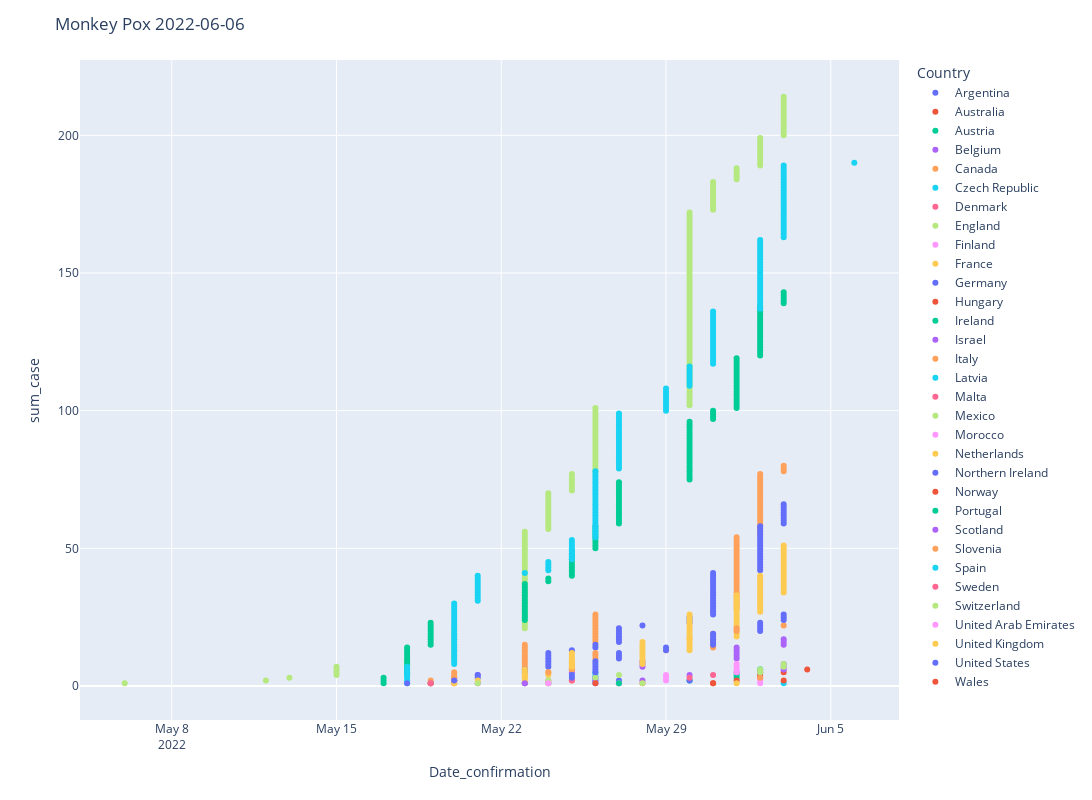

Notebook code cell kept with this figure:
### Code cell
fig2 = px.scatter(sort_df, x='Date_confirmation',y='sum_case', color='Country')

fig2.update_layout(
    width=2372,
    height=800,
    title_text=f'Monkey Pox: {date}'
)

fig2.show()

### Figure 1 — Plotly figure (JSON) as saved in the notebook; plotly's stock layout.template omitted (floating-point values rounded to 4 significant figures; data arrays with more than 128 entries replaced by an {"elided": "..."} marker saying what was removed)
{"data": [{"hovertemplate": "Country=Argentina<br>Date_confirmation=%{x}<br>sum_case=%{y}<extra></extra>", "legendgroup": "Argentina", "marker": {"color": "#636efa", "symbol": "circle"}, "mode": "markers", "name": "Argentina", "orientation": "v", "showlegend": true, "type": "scatter", "x": ["2022-05-27T00:00:00", "2022-05-27T00:00:00"], "xaxis": "x", "y": [1, 2], "yaxis": "y"}, {"hovertemplate": "Country=Australia<br>Date_confirmation=%{x}<br>sum_case=%{y}<extra></extra>", "legendgroup": "Australia", "marker": {"color": "#EF553B", "symbol": "circle"}, "mode": "markers", "name": "Australia", "orientation": "v", "showlegend": true, "type": "scatter", "x": ["2022-05-20T00:00:00", "2022-05-20T00:00:00", "2022-06-02T00:00:00", "2022-06-02T00:00:00", "2022-06-03T00:00:00", "2022-06-04T00:00:00"], "xaxis": "x", "y": [1, 2, 3, 4, 5, 6], "yaxis": "y"}, {"hovertemplate": "Country=Austria<br>Date_confirmation=%{x}<br>sum_case=%{y}<extra></extra>", "legendgroup": "Austria", "marker": {"color": "#00cc96", "symbol": "circle"}, "mode": "markers", "name": "Austria", "orientation": "v", "showlegend": true, "type": "scatter", "x": ["2022-05-23T00:00:00"], "xaxis": "x", "y": [1], "yaxis": "y"}, {"hovertemplate": "Country=Belgium<br>Date_confirmation=%{x}<br>sum_case=%{y}<extra></extra>", "legendgroup": "Belgium", "marker": {"color": "#ab63fa", "symbol": "circle"}, "mode": "markers", "name": "Belgium", "orientation": "v", "showlegend": true, "type": "scatter", "x": ["2022-05-19T00:00:00", "2022-05-20T00:00:00", "2022-05-20T00:00:00", "2022-05-21T00:00:00", "2022-05-25T00:00:00", "2022-05-25T00:00:00", "2022-05-28T00:00:00", "2022-05-28T00:00:00", "2022-05-28T00:00:00", "2022-06-01T00:00:00", "2022-06-01T00:00:00", "2022-06-01T00:00:00", "2022-06-01T00:00:00", "2022-06-01T00:00:00", "2022-06-03T00:00:00", "2022-06-03T00:00:00", "2022-06-03T00:00:00"], "xaxis": "x", "y": [1, 2, 3, 4, 5, 6, 7, 8, 9, 10, 11, 12, 13, 14, 15, 16, 17], "yaxis": "y"}, {"hovertemplate": "Country=Canada<br>Date_confirmation=%{x}<br>sum_case=%{y}<extra></extra>", "legendgroup": "Canada", "marker": {"color": "#FFA15A", "symbol": "circle"}, "mode": "markers", "name": "Canada", "orientation": "v", "showlegend": true, "type": "scatter", "x": ["2022-05-19T00:00:00", "2022-05-19T00:00:00", "2022-05-20T00:00:00", "2022-05-20T00:00:00", "2022-05-20T00:00:00", "2022-05-23T00:00:00", "2022-05-23T00:00:00", "2022-05-23T00:00:00", "2022-05-23T00:00:00", "2022-05-23T00:00:00", "2022-05-23T00:00:00", "2022-05-23T00:00:00", "2022-05-23T00:00:00", "2022-05-23T00:00:00", "2022-05-23T00:00:00", "2022-05-26T00:00:00", "2022-05-26T00:00:00", "2022-05-26T00:00:00", "2022-05-26T00:00:00", "2022-05-26T00:00:00", "2022-05-26T00:00:00", "2022-05-26T00:00:00", "2022-05-26T00:00:00", "2022-05-26T00:00:00", "2022-05-26T00:00:00", "2022-05-26T00:00:00", "2022-05-31T00:00:00", "2022-06-01T00:00:00", "2022-06-01T00:00:00", "2022-06-01T00:00:00", "2022-06-01T00:00:00", "2022-06-01T00:00:00", "2022-06-01T00:00:00", "2022-06-01T00:00:00", "2022-06-01T00:00:00", "2022-06-01T00:00:00", "2022-06-01T00:00:00", "2022-06-01T00:00:00", "2022-06-01T00:00:00", "2022-06-01T00:00:00", "2022-06-01T00:00:00", "2022-06-01T00:00:00", "2022-06-01T00:00:00", "2022-06-01T00:00:00", "2022-06-01T00:00:00", "2022-06-01T00:00:00", "2022-06-01T00:00:00", "2022-06-01T00:00:00", "2022-06-01T00:00:00", "2022-06-01T00:00:00", "2022-06-01T00:00:00", "2022-06-01T00:00:00", "2022-06-01T00:00:00", "2022-06-01T00:00:00", "2022-06-02T00:00:00", "2022-06-02T00:00:00", "2022-06-02T00:00:00", "2022-06-02T00:00:00", "2022-06-02T00:00:00", "2022-06-02T00:00:00", "2022-06-02T00:00:00", "2022-06-02T00:00:00", "2022-06-02T00:00:00", "2022-06-02T00:00:00", "2022-06-02T00:00:00", "2022-06-02T00:00:00", "2022-06-02T00:00:00", "2022-06-02T00:00:00", "2022-06-02T00:00:00", "2022-06-02T00:00:00", "2022-06-02T00:00:00", "2022-06-02T00:00:00", "2022-06-02T00:00:00", "2022-06-02T00:00:00", "2022-06-02T00:00:00", "2022-06-02T00:00:00", "2022-06-02T00:00:00", "2022-06-03T00:00:00", "2022-06-03T00:00:00", "2022-06-03T00:00:00"], "xaxis": "x", "y": [1, 2, 3, 4, 5, 6, 7, 8, 9, 10, 11, 12, 13, 14, 15, 16, 17, 18, 19, 20, 21, 22, 23, 24, 25, 26, 27, 28, 29, 30, 31, 32, 33, 34, 35, 36, 37, 38, 39, 40, 41, 42, 43, 44, 45, 46, 47, 48, 49, 50, 51, 52, 53, 54, 55, 56, 57, 58, 59, 60, 61, 62, 63, 64, 65, 66, 67, 68, 69, 70, 71, 72, 73, 74, 75, 76, 77, 78, 79, 80], "yaxis": "y"}, {"hovertemplate": "Country=Czech Republic<br>Date_confirmation=%{x}<br>sum_case=%{y}<extra></extra>", "legendgroup": "Czech Republic", "marker": {"color": "#19d3f3", "symbol": "circle"}, "mode": "markers", "name": "Czech Republic", "orientation": "v", "showlegend": true, "type": "scatter", "x": ["2022-05-24T00:00:00", "2022-05-26T00:00:00", "2022-05-26T00:00:00", "2022-05-26T00:00:00", "2022-05-26T00:00:00", "2022-06-02T00:00:00"], "xaxis": "x", "y": [1, 2, 3, 4, 5, 6], "yaxis": "y"}, {"hovertemplate": "Country=Denmark<br>Date_confirmation=%{x}<br>sum_case=%{y}<extra></extra>", "legendgroup": "Denmark", "marker": {"color": "#FF6692", "symbol": "circle"}, "mode": "markers", "name": "Denmark", "orientation": "v", "showlegend": true, "type": "scatter", "x": ["2022-05-23T00:00:00", "2022-05-24T00:00:00"], "xaxis": "x", "y": [1, 2], "yaxis": "y"}, {"hovertemplate": "Country=England<br>Date_confirmation=%{x}<br>sum_case=%{y}<extra></extra>", "legendgroup": "England", "marker": {"color": "#B6E880", "symbol": "circle"}, "mode": "markers", "name": "England", "orientation": "v", "showlegend": true, "type": "scatter", "x": {"elided": "214 str values"}, "xaxis": "x", "y": {"elided": "214 int values"}, "yaxis": "y"}, {"hovertemplate": "Country=Finland<br>Date_confirmation=%{x}<br>sum_case=%{y}<extra></extra>", "legendgroup": "Finland", "marker": {"color": "#FF97FF", "symbol": "circle"}, "mode": "markers", "name": "Finland", "orientation": "v", "showlegend": true, "type": "scatter", "x": ["2022-05-27T00:00:00", "2022-06-02T00:00:00"], "xaxis": "x", "y": [1, 2], "yaxis": "y"}, {"hovertemplate": "Country=France<br>Date_confirmation=%{x}<br>sum_case=%{y}<extra></extra>", "legendgroup": "France", "marker": {"color": "#FECB52", "symbol": "circle"}, "mode": "markers", "name": "France", "orientation": "v", "showlegend": true, "type": "scatter", "x": ["2022-05-19T00:00:00", "2022-05-23T00:00:00", "2022-05-23T00:00:00", "2022-05-24T00:00:00", "2022-05-24T00:00:00", "2022-05-25T00:00:00", "2022-05-25T00:00:00", "2022-05-28T00:00:00", "2022-05-28T00:00:00", "2022-05-28T00:00:00", "2022-05-28T00:00:00", "2022-05-28T00:00:00", "2022-05-28T00:00:00", "2022-05-28T00:00:00", "2022-05-28T00:00:00", "2022-05-28T00:00:00", "2022-05-30T00:00:00", "2022-06-01T00:00:00", "2022-06-01T00:00:00", "2022-06-01T00:00:00", "2022-06-01T00:00:00", "2022-06-01T00:00:00", "2022-06-01T00:00:00", "2022-06-01T00:00:00", "2022-06-01T00:00:00", "2022-06-01T00:00:00", "2022-06-01T00:00:00", "2022-06-01T00:00:00", "2022-06-01T00:00:00", "2022-06-01T00:00:00", "2022-06-01T00:00:00", "2022-06-01T00:00:00", "2022-06-01T00:00:00", "2022-06-03T00:00:00", "2022-06-03T00:00:00", "2022-06-03T00:00:00", "2022-06-03T00:00:00", "2022-06-03T00:00:00", "2022-06-03T00:00:00", "2022-06-03T00:00:00", "2022-06-03T00:00:00", "2022-06-03T00:00:00", "2022-06-03T00:00:00", "2022-06-03T00:00:00", "2022-06-03T00:00:00", "2022-06-03T00:00:00", "2022-06-03T00:00:00", "2022-06-03T00:00:00", "2022-06-03T00:00:00", "2022-06-03T00:00:00", "2022-06-03T00:00:00"], "xaxis": "x", "y": [1, 2, 3, 4, 5, 6, 7, 8, 9, 10, 11, 12, 13, 14, 15, 16, 17, 18, 19, 20, 21, 22, 23, 24, 25, 26, 27, 28, 29, 30, 31, 32, 33, 34, 35, 36, 37, 38, 39, 40, 41, 42, 43, 44, 45, 46, 47, 48, 49, 50, 51], "yaxis": "y"}, {"hovertemplate": "Country=Germany<br>Date_confirmation=%{x}<br>sum_case=%{y}<extra></extra>", "legendgroup": "Germany", "marker": {"color": "#636efa", "symbol": "circle"}, "mode": "markers", "name": "Germany", "orientation": "v", "showlegend": true, "type": "scatter", "x": ["2022-05-19T00:00:00", "2022-05-20T00:00:00", "2022-05-21T00:00:00", "2022-05-21T00:00:00", "2022-05-23T00:00:00", "2022-05-23T00:00:00", "2022-05-24T00:00:00", "2022-05-24T00:00:00", "2022-05-24T00:00:00", "2022-05-24T00:00:00", "2022-05-24T00:00:00", "2022-05-24T00:00:00", "2022-05-25T00:00:00", "2022-05-26T00:00:00", "2022-05-26T00:00:00", "2022-05-27T00:00:00", "2022-05-27T00:00:00", "2022-05-27T00:00:00", "2022-05-27T00:00:00", "2022-05-27T00:00:00", "2022-05-27T00:00:00", "2022-05-28T00:00:00", "2022-05-30T00:00:00", "2022-05-30T00:00:00", "2022-05-30T00:00:00", "2022-05-31T00:00:00", "2022-05-31T00:00:00", "2022-05-31T00:00:00", "2022-05-31T00:00:00", "2022-05-31T00:00:00", "2022-05-31T00:00:00", "2022-05-31T00:00:00", "2022-05-31T00:00:00", "2022-05-31T00:00:00", "2022-05-31T00:00:00", "2022-05-31T00:00:00", "2022-05-31T00:00:00", "2022-05-31T00:00:00", "2022-05-31T00:00:00", "2022-05-31T00:00:00", "2022-05-31T00:00:00", "2022-06-02T00:00:00", "2022-06-02T00:00:00", "2022-06-02T00:00:00", "2022-06-02T00:00:00", "2022-06-02T00:00:00", "2022-06-02T00:00:00", "2022-06-02T00:00:00", "2022-06-02T00:00:00", "2022-06-02T00:00:00", "2022-06-02T00:00:00", "2022-06-02T00:00:00", "2022-06-02T00:00:00", "2022-06-02T00:00:00", "2022-06-02T00:00:00", "2022-06-02T00:00:00", "2022-06-02T00:00:00", "2022-06-02T00:00:00", "2022-06-03T00:00:00", "2022-06-03T00:00:00", "2022-06-03T00:00:00", "2022-06-03T00:00:00", "2022-06-03T00:00:00", "2022-06-03T00:00:00", "2022-06-03T00:00:00", "2022-06-03T00:00:00"], "xaxis": "x", "y": [1, 2, 3, 4, 5, 6, 7, 8, 9, 10, 11, 12, 13, 14, 15, 16, 17, 18, 19, 20, 21, 22, 23, 24, 25, 26, 27, 28, 29, 30, 31, 32, 33, 34, 35, 36, 37, 38, 39, 40, 41, 42, 43, 44, 45, 46, 47, 48, 49, 50, 51, 52, 53, 54, 55, 56, 57, 58, 59, 60, 61, 62, 63, 64, 65, 66], "yaxis": "y"}, {"hovertemplate": "Country=Hungary<br>Date_confirmation=%{x}<br>sum_case=%{y}<extra></extra>", "legendgroup": "Hungary", "marker": {"color": "#EF553B", "symbol": "circle"}, "mode": "markers", "name": "Hungary", "orientation": "v", "showlegend": true, "type": "scatter", "x": ["2022-05-31T00:00:00"], "xaxis": "x", "y": [1], "yaxis": "y"}, {"hovertemplate": "Country=Ireland<br>Date_confirmation=%{x}<br>sum_case=%{y}<extra></extra>", "legendgroup": "Ireland", "marker": {"color": "#00cc96", "symbol": "circle"}, "mode": "markers", "name": "Ireland", "orientation": "v", "showlegend": true, "type": "scatter", "x": ["2022-05-27T00:00:00", "2022-05-30T00:00:00", "2022-06-01T00:00:00", "2022-06-01T00:00:00", "2022-06-02T00:00:00", "2022-06-02T00:00:00"], "xaxis": "x", "y": [1, 2, 3, 4, 5, 6], "yaxis": "y"}, {"hovertemplate": "Country=Israel<br>Date_confirmation=%{x}<br>sum_case=%{y}<extra></extra>", "legendgroup": "Israel", "marker": {"color": "#ab63fa", "symbol": "circle"}, "mode": "markers", "name": "Israel", "orientation": "v", "showlegend": true, "type": "scatter", "x": ["2022-05-21T00:00:00", "2022-05-28T00:00:00"], "xaxis": "x", "y": [1, 2], "yaxis": "y"}, {"hovertemplate": "Country=Italy<br>Date_confirmation=%{x}<br>sum_case=%{y}<extra></extra>", "legendgroup": "Italy", "marker": {"color": "#FFA15A", "symbol": "circle"}, "mode": "markers", "name": "Italy", "orientation": "v", "showlegend": true, "type": "scatter", "x": ["2022-05-19T00:00:00", "2022-05-20T00:00:00", "2022-05-20T00:00:00", "2022-05-23T00:00:00", "2022-05-24T00:00:00", "2022-05-25T00:00:00", "2022-05-25T00:00:00", "2022-05-25T00:00:00", "2022-05-25T00:00:00", "2022-05-26T00:00:00", "2022-05-26T00:00:00", "2022-05-26T00:00:00", "2022-05-29T00:00:00", "2022-05-31T00:00:00", "2022-05-31T00:00:00", "2022-05-31T00:00:00", "2022-05-31T00:00:00", "2022-05-31T00:00:00", "2022-05-31T00:00:00", "2022-06-01T00:00:00", "2022-06-01T00:00:00", "2022-06-03T00:00:00"], "xaxis": "x", "y": [1, 2, 3, 4, 5, 6, 7, 8, 9, 10, 11, 12, 13, 14, 15, 16, 17, 18, 19, 20, 21, 22], "yaxis": "y"}, {"hovertemplate": "Country=Latvia<br>Date_confirmation=%{x}<br>sum_case=%{y}<extra></extra>", "legendgroup": "Latvia", "marker": {"color": "#19d3f3", "symbol": "circle"}, "mode": "markers", "name": "Latvia", "orientation": "v", "showlegend": true, "type": "scatter", "x": ["2022-06-03T00:00:00"], "xaxis": "x", "y": [1], "yaxis": "y"}, {"hovertemplate": "Country=Malta<br>Date_confirmation=%{x}<br>sum_case=%{y}<extra></extra>", "legendgroup": "Malta", "marker": {"color": "#FF6692", "symbol": "circle"}, "mode": "markers", "name": "Malta", "orientation": "v", "showlegend": true, "type": "scatter", "x": ["2022-05-28T00:00:00"], "xaxis": "x", "y": [1], "yaxis": "y"}, {"hovertemplate": "Country=Mexico<br>Date_confirmation=%{x}<br>sum_case=%{y}<extra></extra>", "legendgroup": "Mexico", "marker": {"color": "#B6E880", "symbol": "circle"}, "mode": "markers", "name": "Mexico", "orientation": "v", "showlegend": true, "type": "scatter", "x": ["2022-05-28T00:00:00"], "xaxis": "x", "y": [1], "yaxis": "y"}, {"hovertemplate": "Country=Morocco<br>Date_confirmation=%{x}<br>sum_case=%{y}<extra></extra>", "legendgroup": "Morocco", "marker": {"color": "#FF97FF", "symbol": "circle"}, "mode": "markers", "name": "Morocco", "orientation": "v", "showlegend": true, "type": "scatter", "x": ["2022-06-02T00:00:00"], "xaxis": "x", "y": [1], "yaxis": "y"}, {"hovertemplate": "Country=Netherlands<br>Date_confirmation=%{x}<br>sum_case=%{y}<extra></extra>", "legendgroup": "Netherlands", "marker": {"color": "#FECB52", "symbol": "circle"}, "mode": "markers", "name": "Netherlands", "orientation": "v", "showlegend": true, "type": "scatter", "x": ["2022-05-20T00:00:00", "2022-05-21T00:00:00", "2022-05-23T00:00:00", "2022-05-23T00:00:00", "2022-05-23T00:00:00", "2022-05-23T00:00:00", "2022-05-25T00:00:00", "2022-05-25T00:00:00", "2022-05-25T00:00:00", "2022-05-25T00:00:00", "2022-05-25T00:00:00", "2022-05-25T00:00:00", "2022-05-30T00:00:00", "2022-05-30T00:00:00", "2022-05-30T00:00:00", "2022-05-30T00:00:00", "2022-05-30T00:00:00", "2022-05-30T00:00:00", "2022-05-30T00:00:00", "2022-05-30T00:00:00", "2022-05-30T00:00:00", "2022-05-30T00:00:00", "2022-05-30T00:00:00", "2022-05-30T00:00:00", "2022-05-30T00:00:00", "2022-05-30T00:00:00", "2022-06-02T00:00:00", "2022-06-02T00:00:00", "2022-06-02T00:00:00", "2022-06-02T00:00:00", "2022-06-02T00:00:00", "2022-06-02T00:00:00", "2022-06-02T00:00:00", "2022-06-02T00:00:00", "2022-06-02T00:00:00", "2022-06-02T00:00:00", "2022-06-02T00:00:00", "2022-06-02T00:00:00", "2022-06-02T00:00:00", "2022-06-02T00:00:00"], "xaxis": "x", "y": [1, 2, 3, 4, 5, 6, 7, 8, 9, 10, 11, 12, 13, 14, 15, 16, 17, 18, 19, 20, 21, 22, 23, 24, 25, 26, 27, 28, 29, 30, 31, 32, 33, 34, 35, 36, 37, 38, 39, 40], "yaxis": "y"}, {"hovertemplate": "Country=Northern Ireland<br>Date_confirmation=%{x}<br>sum_case=%{y}<extra></extra>", "legendgroup": "Northern Ireland", "marker": {"color": "#636efa", "symbol": "circle"}, "mode": "markers", "name": "Northern Ireland", "orientation": "v", "showlegend": true, "type": "scatter", "x": ["2022-05-26T00:00:00", "2022-05-30T00:00:00"], "xaxis": "x", "y": [1, 2], "yaxis": "y"}, {"hovertemplate": "Country=Norway<br>Date_confirmation=%{x}<br>sum_case=%{y}<extra></extra>", "legendgroup": "Norway", "marker": {"color": "#EF553B", "symbol": "circle"}, "mode": "markers", "name": "Norway", "orientation": "v", "showlegend": true, "type": "scatter", "x": ["2022-05-31T00:00:00", "2022-06-01T00:00:00"], "xaxis": "x", "y": [1, 2], "yaxis": "y"}, {"hovertemplate": "Country=Portugal<br>Date_confirmation=%{x}<br>sum_case=%{y}<extra></extra>", "legendgroup": "Portugal", "marker": {"color": "#00cc96", "symbol": "circle"}, "mode": "markers", "name": "Portugal", "orientation": "v", "showlegend": true, "type": "scatter", "x": {"elided": "143 str values"}, "xaxis": "x", "y": {"elided": "143 int values"}, "yaxis": "y"}, {"hovertemplate": "Country=Scotland<br>Date_confirmation=%{x}<br>sum_case=%{y}<extra></extra>", "legendgroup": "Scotland", "marker": {"color": "#ab63fa", "symbol": "circle"}, "mode": "markers", "name": "Scotland", "orientation": "v", "showlegend": true, "type": "scatter", "x": ["2022-05-23T00:00:00", "2022-05-26T00:00:00", "2022-05-26T00:00:00", "2022-05-30T00:00:00", "2022-06-01T00:00:00", "2022-06-03T00:00:00", "2022-06-03T00:00:00", "2022-06-03T00:00:00"], "xaxis": "x", "y": [1, 2, 3, 4, 5, 6, 7, 8], "yaxis": "y"}, {"hovertemplate": "Country=Slovenia<br>Date_confirmation=%{x}<br>sum_case=%{y}<extra></extra>", "legendgroup": "Slovenia", "marker": {"color": "#FFA15A", "symbol": "circle"}, "mode": "markers", "name": "Slovenia", "orientation": "v", "showlegend": true, "type": "scatter", "x": ["2022-05-24T00:00:00", "2022-05-25T00:00:00", "2022-06-02T00:00:00"], "xaxis": "x", "y": [1, 2, 3], "yaxis": "y"}, {"hovertemplate": "Country=Spain<br>Date_confirmation=%{x}<br>sum_case=%{y}<extra></extra>", "legendgroup": "Spain", "marker": {"color": "#19d3f3", "symbol": "circle"}, "mode": "markers", "name": "Spain", "orientation": "v", "showlegend": true, "type": "scatter", "x": {"elided": "190 str values"}, "xaxis": "x", "y": {"elided": "190 int values"}, "yaxis": "y"}, {"hovertemplate": "Country=Sweden<br>Date_confirmation=%{x}<br>sum_case=%{y}<extra></extra>", "legendgroup": "Sweden", "marker": {"color": "#FF6692", "symbol": "circle"}, "mode": "markers", "name": "Sweden", "orientation": "v", "showlegend": true, "type": "scatter", "x": ["2022-05-19T00:00:00", "2022-05-25T00:00:00", "2022-05-30T00:00:00", "2022-05-31T00:00:00", "2022-06-02T00:00:00"], "xaxis": "x", "y": [1, 2, 3, 4, 5], "yaxis": "y"}, {"hovertemplate": "Country=Switzerland<br>Date_confirmation=%{x}<br>sum_case=%{y}<extra></extra>", "legendgroup": "Switzerland", "marker": {"color": "#B6E880", "symbol": "circle"}, "mode": "markers", "name": "Switzerland", "orientation": "v", "showlegend": true, "type": "scatter", "x": ["2022-05-21T00:00:00", "2022-05-24T00:00:00", "2022-05-26T00:00:00", "2022-05-27T00:00:00", "2022-06-02T00:00:00", "2022-06-02T00:00:00", "2022-06-03T00:00:00", "2022-06-03T00:00:00"], "xaxis": "x", "y": [1, 2, 3, 4, 5, 6, 7, 8], "yaxis": "y"}, {"hovertemplate": "Country=United Arab Emirates<br>Date_confirmation=%{x}<br>sum_case=%{y}<extra></extra>", "legendgroup": "United Arab Emirates", "marker": {"color": "#FF97FF", "symbol": "circle"}, "mode": "markers", "name": "United Arab Emirates", "orientation": "v", "showlegend": true, "type": "scatter", "x": ["2022-05-24T00:00:00", "2022-05-29T00:00:00", "2022-05-29T00:00:00", "2022-05-29T00:00:00", "2022-06-01T00:00:00", "2022-06-01T00:00:00", "2022-06-01T00:00:00", "2022-06-01T00:00:00"], "xaxis": "x", "y": [1, 2, 3, 4, 5, 6, 7, 8], "yaxis": "y"}, {"hovertemplate": "Country=United Kingdom<br>Date_confirmation=%{x}<br>sum_case=%{y}<extra></extra>", "legendgroup": "United Kingdom", "marker": {"color": "#FECB52", "symbol": "circle"}, "mode": "markers", "name": "United Kingdom", "orientation": "v", "showlegend": true, "type": "scatter", "x": ["2022-06-01T00:00:00"], "xaxis": "x", "y": [1], "yaxis": "y"}, {"hovertemplate": "Country=United States<br>Date_confirmation=%{x}<br>sum_case=%{y}<extra></extra>", "legendgroup": "United States", "marker": {"color": "#636efa", "symbol": "circle"}, "mode": "markers", "name": "United States", "orientation": "v", "showlegend": true, "type": "scatter", "x": ["2022-05-18T00:00:00", "2022-05-20T00:00:00", "2022-05-25T00:00:00", "2022-05-25T00:00:00", "2022-05-26T00:00:00", "2022-05-26T00:00:00", "2022-05-26T00:00:00", "2022-05-26T00:00:00", "2022-05-26T00:00:00", "2022-05-27T00:00:00", "2022-05-27T00:00:00", "2022-05-27T00:00:00", "2022-05-29T00:00:00", "2022-05-29T00:00:00", "2022-05-31T00:00:00", "2022-05-31T00:00:00", "2022-05-31T00:00:00", "2022-05-31T00:00:00", "2022-05-31T00:00:00", "2022-06-02T00:00:00", "2022-06-02T00:00:00", "2022-06-02T00:00:00", "2022-06-02T00:00:00", "2022-06-03T00:00:00", "2022-06-03T00:00:00", "2022-06-03T00:00:00", null], "xaxis": "x", "y": [1, 2, 3, 4, 5, 6, 7, 8, 9, 10, 11, 12, 13, 14, 15, 16, 17, 18, 19, 20, 21, 22, 23, 24, 25, 26, 27], "yaxis": "y"}, {"hovertemplate": "Country=Wales<br>Date_confirmation=%{x}<br>sum_case=%{y}<extra></extra>", "legendgroup": "Wales", "marker": {"color": "#EF553B", "symbol": "circle"}, "mode": "markers", "name": "Wales", "orientation": "v", "showlegend": true, "type": "scatter", "x": ["2022-05-26T00:00:00", "2022-06-03T00:00:00"], "xaxis": "x", "y": [1, 2], "yaxis": "y"}], "layout": {"height": 800, "legend": {"title": {"text": "Country"}, "tracegroupgap": 0}, "margin": {"t": 60}, "title": {"text": "Monkey Pox 2022-06-06"}, "width": 2372, "xaxis": {"anchor": "y", "domain": [0, 1], "title": {"text": "Date_confirmation"}}, "yaxis": {"anchor": "x", "domain": [0, 1], "title": {"text": "sum_case"}}}}
